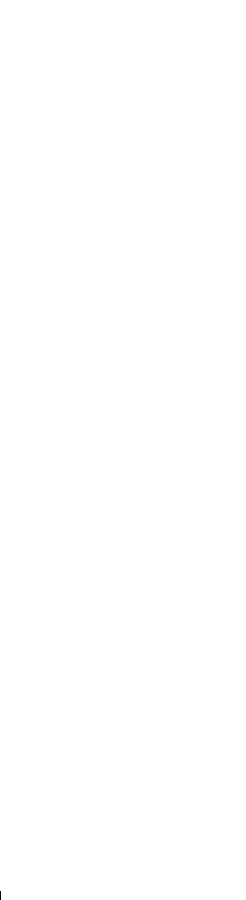
Frame 1 (no input)
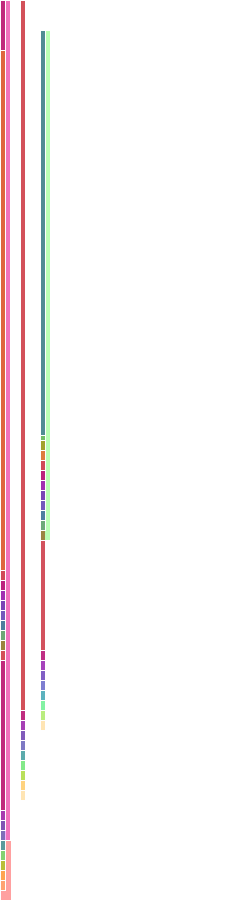
Frame 60 (the mouse pressed at the canvas centre just before this capture)
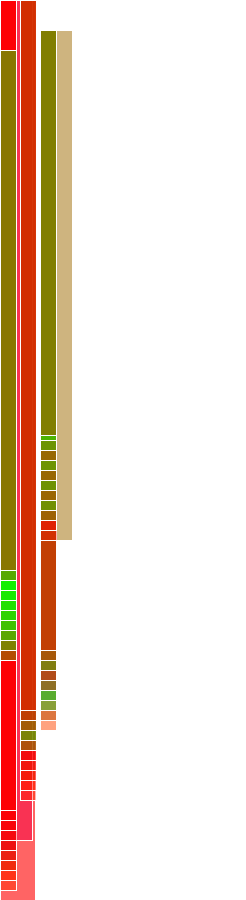
Frame 120 (the mouse held since frame 60 and released just before this capture)

The Processing sketch that drew these frames (run headless with seeded random() and noise(); from frame 60 on, the mouse is pressed at the canvas centre):

// Processing sketch: processing_145658
// ── processing_145658.pde

//keyPressed = black background
//mousePressed = red/green


float barOne;
float barTwo;
float barThree;
float barFour;
float barFive;
float barSix;
float barSeven;
float barEight;
float barNine;
float barTen;
float barEleven;
float barTwelve;
float barThirteen;
float barFourteen;
float barFifteen;
float barSixteen;
float barSeventeen;
float barEighteen;
float barNineteen;
float barTwenty;
float barTwentyOne;
float barTwentyTwo;
float barTwentyThree;
float barTwentyFour;
float barTwentyFive;
float barTwentySix;
float barTwentySeven;
float barTwentyEight;
float barTwentyNine;
float barThirty;
float barThirtyOne;
float barThirtyTwo;
float barThirtyThree;
float barThirtyFour;
float barThirtyFive;
float barThirtySix;
float barThirtySeven;
float barThirtyEight;
float barThirtyNine;
float barForty;
float barFortyOne;
float barFortyTwo;
float barFortyThree;
float barFortyFour;
float barFortyFive;
float barFortySix;
float barFortySeven;
float barFortyEight;
float barFortyNine;
float barFifty;

void setup() {
  size(246, 900);
  smooth();
}

void draw() {
  background(255);


  if (keyPressed) {
    background(0);
  }

  fill(255, 0, 0, 95);
  rect(0, 0, barOne, 900);
  stroke(255);
  barOne+=.2;
  if ( barOne > 246) {
    barOne=0;
  }

  fill(255, 166, 0, 75);
  stroke(255);
  rect(0, 0, barTwo, 890);
  barTwo+=.09;
  if (barTwo>120) {
    barTwo=0;
  }
  fill(255, 166, 0, 75);
  stroke(255);
  rect(0, 0, barThree, 880);
  barThree+=.09;
  if (barThree>102) {
    barThree=0;
  }
  fill(20, 255, 0, 75);
  stroke(255);
  rect(0, 0, barFour, 870);
  barFour+=.09;
  if (barFour>96) {
    barFour=0;
  }


  fill(0, 255, 249, 75);
  rect(0, 0, barFive, 860);
  barFive+=.09;
  if (barFive>93) {
    barFive=0;
  }

  fill(0, 23, 255, 75);
  stroke(255);
  rect(0, 0, barSix, 850);
  barSix+=.09;
  if (barSix>90) {
    barSix=0;
  }

  fill(207, 0, 255, 75);
  stroke(255);
  rect(0, 0, barSeven, 840);
  barSeven+=.09;
  if (barSeven>87) {
    barSeven=0;
  }
  fill(135, 20, 167, 75);
  stroke(255);
  rect(0, 0, barEight, 830);
  barEight+=.09;
  if (barEight>87) {
    barEight=0;
  }
  fill(255, 0, 166, 75);
  stroke(255);
  rect(0, 0, barNine, 820);
  barNine+=.09;
  if (barNine>84) {
    barNine=0;
  }
  fill(255, 0, 0, 75);
  stroke(255);
  rect(0, 0, barTen, 810);
  barTen+=.09;
  if (barTen>81) {
    barTen=0;
  }
  fill(255, 166, 0, 75);
  stroke(255);
  rect(20, 0, barEleven, 800);
  barEleven+=.09;
  if (barEleven>75) {
    barEleven=0;
  }
  fill(255, 166, 0, 75);
  stroke(255);
  rect(20, 0, barTwelve, 790);
  barTwelve+=.09;
  if (barTwelve>69) {
    barTwelve=0;
  }
  fill(20, 255, 0, 75);
  stroke(255);
  rect(20, 0, barThirteen, 780);
  barThirteen+=.09;
  if (barThirteen>69) {
    barThirteen=0;
  }
  fill(0, 255, 249, 75);
  stroke(255);
  rect(20, 0, barFourteen, 770);
  barFourteen+=.09;
  if (barFourteen>69) {
    barFourteen=0;
  }
  fill(0, 23, 255, 75);
  stroke(255);
  rect(20, 0, barFifteen, 760);
  barFifteen+=.09;
  if (barFifteen>66) {
    barFifteen=0;
  }
  fill(207, 0, 255, 75);
  stroke(255);
  rect(20, 0, barSixteen, 750);
  barSixteen+=.09;
  if (barSixteen>66) {
    barSixteen=0;
  }
  fill(135, 20, 167, 75);
  stroke(255);
  rect(20, 0, barSeventeen, 740);
  barSeventeen+=.09;
  if (barSeventeen>63) {
    barSeventeen=0;
  }
  fill(255, 0, 166, 75);
  stroke(255);
  rect(20, 0, barEighteen, 730);
  barEighteen+=.09;
  if (barEighteen>63) {
    barEighteen=0;
  }
  fill(255, 0, 0, 75);
  stroke(255);
  rect(20, 0, barNineteen, 720);
  barNineteen+=.09;
  if (barNineteen>60) {
    barNineteen=0;
  }
  fill(255, 166, 0, 75);
  stroke(255);
  rect(20, 0, barTwenty, 710);
  barTwenty+=.09;
  if (barTwenty>54) {
    barTwenty=0;
  }
  fill(255, 166, 0, 75);
  stroke(255);
  rect(40, 30, barTwentyOne, 700);
  barTwentyOne+=.09;
  if (barTwentyOne>54) {
    barTwentyOne=0;
  }
  fill(20, 255, 0, 75);
  stroke(255);
  rect(40, 30, barTwentyTwo, 690);
  barTwentyTwo+=.09;
  if (barTwentyTwo>51) {
    barTwentyTwo=0;
  }
  fill(0, 255, 249, 75);
  stroke(255);
  rect(40, 30, barTwentyThree, 680);
  barTwentyThree+=.09;
  if (barTwentyThree>51) {
    barTwentyThree=0;
  }
  fill(0, 23, 255, 75);
  stroke(255);
  rect(40, 30, barTwentyFour, 670);
  barTwentyFour+=.09;
  if (barTwentyFour>48) {
    barTwentyFour=0;
  }
  fill(207, 0, 255, 75);
  stroke(255);
  rect(40, 30, barTwentyFive, 660);
  barTwentyFive+=.09;
  if (barTwentyFive>48) {
    barTwentyFive=0;
  }
  fill(135, 20, 167, 75);
  stroke(255);
  rect(40, 30, barTwentySix, 650);
  barTwentySix+=.09;
  if (barTwentySix>45) {
    barTwentySix=0;
  }
  fill(255, 0, 166, 75);
  stroke(255);
  rect(40, 30, barTwentySeven, 640);
  barTwentySeven+=.09;
  if (barTwentySeven>45) {
    barTwentySeven=0;
  }
  fill(255, 0, 0, 75);
  stroke(255);
  rect(40, 30, barTwentyEight, 630);
  barTwentyEight+=.09;
  if (barTwentyEight>45) {
    barTwentyEight=0;
  }
  fill(255, 166, 0, 75);
  stroke(255);
  rect(40, 30, barTwentyNine, 620);
  barTwentyNine+=.09;
  if (barTwentyNine>45) {
    barTwentyNine=0;
  }
  fill(255, 166, 0, 75);
  stroke(255);
  rect(0, 50, barThirty, 610);
  barThirty+=.09;
  if (barThirty>42) {
    barThirty=0;
  }
  fill(20, 255, 0, 75);
  stroke(255);
  rect(0, 50, barThirtyOne, 600);
  barThirtyOne+=.09;
  if (barThirtyOne>42) {
    barThirtyOne=0;
  }
  fill(0, 255, 249, 75);
  stroke(255);
  rect(0, 50, barThirtyTwo, 590);
  barThirtyTwo+=.09;
  if (barThirtyTwo>42) {
    barThirtyTwo=0;
  }
  fill(0, 23, 255, 75);
  stroke(255);
  rect(0, 50, barThirtyThree, 580);
  barThirtyThree+=.09;
  if (barThirtyThree>39) {
    barThirtyThree=0;
  }
  fill(207, 0, 255, 75);
  stroke(255);
  rect(0, 50, barThirtyFour, 570);
  barThirtyFour+=.09;
  if (barThirtyFour>39) {
    barThirtyFour=0;
  }
  fill(135, 20, 167, 75);
  stroke(255);
  rect(0, 50, barThirtyFive, 560);
  barThirtyFive+=.09;
  if (barThirtyFive>39) {
    barThirtyFive=0;
  }
  fill(255, 0, 166, 75);
  stroke(255);
  rect(0, 50, barThirtySix, 550);
  barThirtySix+=.09;
  if (barThirtySix>39) {
    barThirtySix=0;
  }
  fill(255, 0, 0, 75);
  stroke(255);
  rect(0, 50, barThirtySeven, 540);
  barThirtySeven+=.09;
  if (barThirtySeven>36) {
    barThirtySeven=0;
  }
  fill(255, 166, 0, 75);
  stroke(255);
  rect(0, 50, barThirtyEight, 530);
  barThirtyEight+=.09;
  if (barThirtyEight>36) {
    barThirtyEight=0;
  }
  fill(255, 166, 0, 75);
  stroke(255);
  rect(0, 50, barThirtyNine, 520);
  barThirtyNine+=.09;
  if (barThirtyNine>36) {
    barThirtyNine=0;
  }
  fill(20, 255, 0, 75);
  stroke(255);
  rect(40, 30, barSeven, 510);
  barSeven+=.09;
  if (barSeven>36) {
    barSeven=0;
  }
  fill(0, 255, 249, 75);
  stroke(255);
  rect(40, 30, barForty, 500);
  barForty+=.09;
  if (barForty>36) {
    barForty=0;
  }
  fill(0, 23, 255, 75);
  stroke(255);
  rect(40, 30, barFortyOne, 490);
  barFortyOne+=.09;
  if (barFortyOne>36) {
    barFortyOne=0;
  }
  fill(207, 0, 255, 75);
  stroke(255);
  rect(40, 30, barFortyTwo, 480);
  barFortyTwo+=.09;
  if (barFortyTwo>36) {
    barFortyTwo=0;
  }
  fill(135, 20, 167, 75);
  stroke(255);
  rect(40, 30, barFortyThree, 470);
  barFortyThree+=.09;
  if (barFortyThree>33) {
    barFortyThree=0;
  }
  fill(255, 0, 166, 75);
  stroke(255);
  rect(40, 30, barFortyFour, 460);
  barFortyFour+=.09;
  if (barFortyFour>33) {
    barFortyFour=0;
  }
  fill(255, 0, 0, 75);
  stroke(255);
  rect(40, 30, barFortyFive, 450);
  barFortyFive+=.09;
  if (barFortyFive>33) {
    barFortyFive=0;
  }
  fill(255, 166, 0, 75);
  stroke(255);
  rect(40, 30, barFortySix, 440);
  barFortySix+=.09;
  if (barFortySix>33) {
    barFortySix=0;
  }
  fill(255, 243, 0, 75);
  stroke(255);
  rect(40, 30, barFortySeven, 430);
  barFortySeven+=.09;
  if (barFortySeven>33) {
    barFortySeven=0;
  }
  fill(20, 255, 0, 75);
  stroke(255);
  rect(40, 30, barFortyEight, 420);
  barFortyEight+=.09;
  if (barFortyEight>33) {
    barFortyEight=0;
  }
  fill(0, 255, 249, 75);
  stroke(255);
  rect(40, 30, barFortyNine, 410);
  barFortyNine+=.09;
  if (barFortyNine>33) {
    barFortyNine=0;
  }
  fill(0, 23, 255, 75);
  stroke(255);
  rect(40, 30, barFifty, 405);
  barFifty+=.09;
  if (barFifty>33) {
    barFifty=0;
  }
  
  
  

  if (mousePressed) {

    //1%
    fill(255, 0, 0, 95);
    rect(0, 0, barOne, 900);
    stroke(255);
    barOne+=.2;
    if ( barOne > 246) {
      barOne=0;
    }

    fill(255, 0, 0, 75);
    stroke(255);
    rect(0, 0, barTwo, 890);
    barTwo+=.09;
    if (barTwo>120) {
      barTwo=0;
    }
    fill(255, 0, 0, 75);
    stroke(255);
    rect(0, 0, barThree, 880);
    barThree+=.09;
    if (barThree>102) {
      barThree=0;
    }
    fill(255, 0, 0, 75);
    stroke(255);
    rect(0, 0, barFour, 870);
    barFour+=.09;
    if (barFour>96) {
      barFour=0;
    }


    fill(255, 0, 0, 75);
    rect(0, 0, barFive, 860);
    barFive+=.09;
    if (barFive>93) {
      barFive=0;
    }

    fill(255, 0, 0, 75);
    stroke(255);
    rect(0, 0, barSix, 850);
    barSix+=.09;
    if (barSix>90) {
      barSix=0;
    }

    fill(255, 0, 0, 75);
    stroke(255);
    rect(0, 0, barSeven, 840);
    barSeven+=.09;
    if (barSeven>87) {
      barSeven=0;
    }
    fill(255, 0, 0, 75);
    stroke(255);
    rect(0, 0, barEight, 830);
    barEight+=.09;
    if (barEight>87) {
      barEight=0;
    }
    fill(255, 0, 0, 75);
    stroke(255);
    rect(0, 0, barNine, 820);
    barNine+=.09;
    if (barNine>84) {
      barNine=0;
    }
    fill(255, 0, 0, 75);
    stroke(255);
    rect(0, 0, barTen, 810);
    barTen+=.09;
    if (barTen>81) {
      barTen=0;
    }
    fill(255, 0, 0, 75);
    stroke(255);
    rect(20, 0, barEleven, 800);
    barEleven+=.09;
    if (barEleven>75) {
      barEleven=0;
    }
    fill(255, 0, 0, 75);
    stroke(255);
    rect(20, 0, barTwelve, 790);
    barTwelve+=.09;
    if (barTwelve>69) {
      barTwelve=0;
    }
    fill(255, 0, 0, 75);
    stroke(255);
    rect(20, 0, barThirteen, 780);
    barThirteen+=.09;
    if (barThirteen>69) {
      barThirteen=0;
    }
    fill(255, 0, 0, 75);
    stroke(255);
    rect(20, 0, barFourteen, 770);
    barFourteen+=.09;
    if (barFourteen>69) {
      barFourteen=0;
    }
    fill(255, 0, 0, 75);
    stroke(255);
    rect(20, 0, barFifteen, 760);
    barFifteen+=.09;
    if (barFifteen>66) {
      barFifteen=0;
    }
    fill(3, 255, 0, 75);
    stroke(255);
    rect(20, 0, barSixteen, 750);
    barSixteen+=.09;
    if (barSixteen>66) {
      barSixteen=0;
    }
    fill(3, 255, 0, 75);
    stroke(255);
    rect(20, 0, barSeventeen, 740);
    barSeventeen+=.09;
    if (barSeventeen>63) {
      barSeventeen=0;
    }
    fill(255, 0, 0, 75);
    stroke(255);
    rect(20, 0, barEighteen, 730);
    barEighteen+=.09;
    if (barEighteen>63) {
      barEighteen=0;
    }
    fill(255, 0, 0, 75);
    stroke(255);
    rect(20, 0, barNineteen, 720);
    barNineteen+=.09;
    if (barNineteen>60) {
      barNineteen=0;
    }
    fill(255, 0, 0, 75);
    stroke(255);
    rect(20, 0, barTwenty, 710);
    barTwenty+=.09;
    if (barTwenty>54) {
      barTwenty=0;
    }
    fill(255, 0, 0, 75);
    stroke(255);
    rect(40, 30, barTwentyOne, 700);
    barTwentyOne+=.09;
    if (barTwentyOne>54) {
      barTwentyOne=0;
    }
    fill(255, 0, 0, 75);
    stroke(255);
    rect(40, 30, barTwentyTwo, 690);
    barTwentyTwo+=.09;
    if (barTwentyTwo>51) {
      barTwentyTwo=0;
    }
    fill(3, 255, 0, 75);
    stroke(255);
    rect(40, 30, barTwentyThree, 680);
    barTwentyThree+=.09;
    if (barTwentyThree>51) {
      barTwentyThree=0;
    }
    fill(3, 255, 0, 75);
    stroke(255);
    rect(40, 30, barTwentyFour, 670);
    barTwentyFour+=.09;
    if (barTwentyFour>48) {
      barTwentyFour=0;
    }
    fill(255, 0, 0, 75);
    stroke(255);
    rect(40, 30, barTwentyFive, 660);
    barTwentyFive+=.09;
    if (barTwentyFive>48) {
      barTwentyFive=0;
    }
    fill(255, 0, 0, 75);
    stroke(255);
    rect(40, 30, barTwentySix, 650);
    barTwentySix+=.09;
    if (barTwentySix>45) {
      barTwentySix=0;
    }
    fill(3, 255, 0, 75);
    stroke(255);
    rect(40, 30, barTwentySeven, 640);
    barTwentySeven+=.09;
    if (barTwentySeven>45) {
      barTwentySeven=0;
    }
    fill(255, 0, 0, 75);
    stroke(255);
    rect(40, 30, barTwentyEight, 630);
    barTwentyEight+=.09;
    if (barTwentyEight>45) {
      barTwentyEight=0;
    }
    fill(255, 0, 0, 75);
    stroke(255);
    rect(40, 30, barTwentyNine, 620);
    barTwentyNine+=.09;
    if (barTwentyNine>45) {
      barTwentyNine=0;
    }
    fill(3, 255, 0, 75);
    stroke(255);
    rect(0, 50, barThirty, 610);
    barThirty+=.09;
    if (barThirty>42) {
      barThirty=0;
    }
    fill(3, 255, 0, 75);
    stroke(255);
    rect(0, 50, barThirtyOne, 600);
    barThirtyOne+=.09;
    if (barThirtyOne>42) {
      barThirtyOne=0;
    }
    fill(3, 255, 0, 75);
    stroke(255);
    rect(0, 50, barThirtyTwo, 590);
    barThirtyTwo+=.09;
    if (barThirtyTwo>42) {
      barThirtyTwo=0;
    }
    fill(3, 255, 0, 75);
    stroke(255);
    rect(0, 50, barThirtyThree, 580);
    barThirtyThree+=.09;
    if (barThirtyThree>39) {
      barThirtyThree=0;
    }
    fill(3, 255, 0, 75);
    stroke(255);
    rect(0, 50, barThirtyFour, 570);
    barThirtyFour+=.09;
    if (barThirtyFour>39) {
      barThirtyFour=0;
    }
    fill(3, 255, 0, 75);
    stroke(255);
    rect(0, 50, barThirtyFive, 560);
    barThirtyFive+=.09;
    if (barThirtyFive>39) {
      barThirtyFive=0;
    }
    fill(3, 255, 0, 75);
    stroke(255);
    rect(0, 50, barThirtySix, 550);
    barThirtySix+=.09;
    if (barThirtySix>39) {
      barThirtySix=0;
    }
    fill(3, 255, 0, 75);
    stroke(255);
    rect(0, 50, barThirtySeven, 540);
    barThirtySeven+=.09;
    if (barThirtySeven>36) {
      barThirtySeven=0;
    }
    fill(255, 0, 0, 75);
    stroke(255);
    rect(0, 50, barThirtyEight, 530);
    barThirtyEight+=.09;
    if (barThirtyEight>36) {
      barThirtyEight=0;
    }
    fill(255, 0, 0, 75);
    stroke(255);
    rect(0, 50, barThirtyNine, 520);
    barThirtyNine+=.09;
    if (barThirtyNine>36) {
      barThirtyNine=0;
    }
    fill(255, 0, 0, 75);
    stroke(255);
    rect(40, 30, barSeven, 510);
    barSeven+=.09;
    if (barSeven>36) {
      barSeven=0;
    }
    fill(255, 0, 0, 75);
    stroke(255);
    rect(40, 30, barForty, 500);
    barForty+=.09;
    if (barForty>36) {
      barForty=0;
    }
    fill(3, 255, 0, 75);
    stroke(255);
    rect(40, 30, barFortyOne, 490);
    barFortyOne+=.09;
    if (barFortyOne>36) {
      barFortyOne=0;
    }
    fill(3, 255, 0, 75);
    stroke(255);
    rect(40, 30, barFortyTwo, 480);
    barFortyTwo+=.09;
    if (barFortyTwo>36) {
      barFortyTwo=0;
    }
    fill(255, 0, 0, 75);
    stroke(255);
    rect(40, 30, barFortyThree, 470);
    barFortyThree+=.09;
    if (barFortyThree>33) {
      barFortyThree=0;
    }
    fill(3, 255, 0, 75);
    stroke(255);
    rect(40, 30, barFortyFour, 460);
    barFortyFour+=.09;
    if (barFortyFour>33) {
      barFortyFour=0;
    }
    fill(255, 0, 0, 75);
    stroke(255);
    rect(40, 30, barFortyFive, 450);
    barFortyFive+=.09;
    if (barFortyFive>33) {
      barFortyFive=0;
    }
    fill(3, 255, 0, 75);
    stroke(255);
    rect(40, 30, barFortySix, 440);
    barFortySix+=.09;
    if (barFortySix>33) {
      barFortySix=0;
    }
    fill(255, 0, 0, 75);
    stroke(255);
    rect(40, 30, barFortySeven, 430);
    barFortySeven+=.09;
    if (barFortySeven>33) {
      barFortySeven=0;
    }
    fill(3, 255, 0, 75);
    stroke(255);
    rect(40, 30, barFortyEight, 420);
    barFortyEight+=.09;
    if (barFortyEight>33) {
      barFortyEight=0;
    }
    fill(3, 255, 0, 75);
    stroke(255);
    rect(40, 30, barFortyNine, 410);
    barFortyNine+=.09;
    if (barFortyNine>33) {
      barFortyNine=0;
    }
    fill(255, 0, 0, 75);
    stroke(255);
    rect(40, 30, barFifty, 405);
    barFifty+=.09;
    if (barFifty>33) {
      barFifty=0;
    }
  }
}
